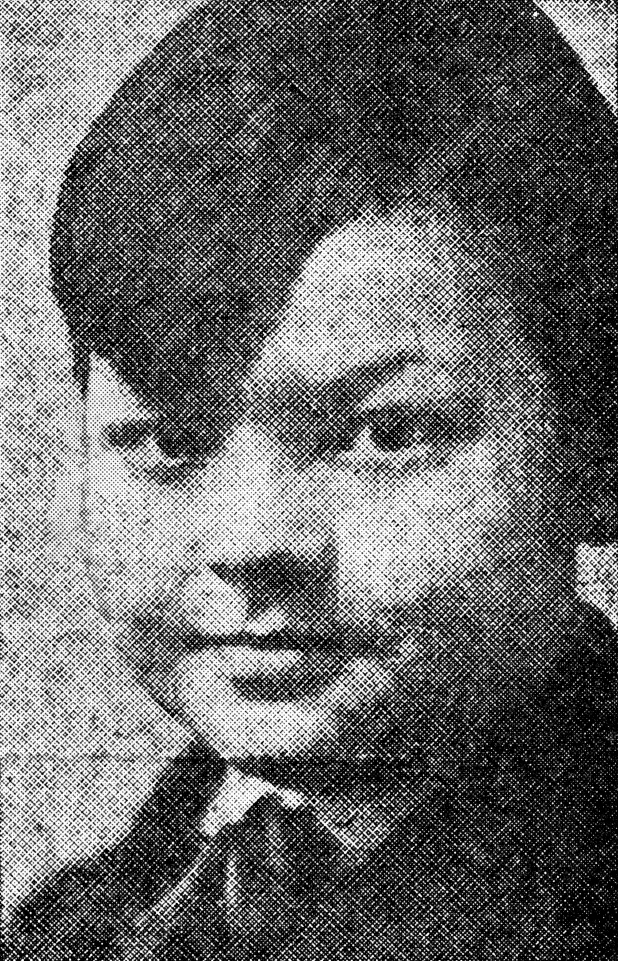
%> input picture Test1.jpg, 1236 x 1922 px (shown at 1/2 size)
$ octave problem_3_1.m   (GNU Octave 9; MATLAB toolbox functions it lacks are replaced by stand-ins)
%> lines starting %> are read from the running program, lines starting %| are printed output that depends on the picture
%> the answer given: Test1.jpg
%> further down, img is the input picture: size 1922x1236x3 uint8; min 0, max 255, mean 105.8
### edge_detection_freq.m
function output_img = edge_detection_freq(img,operator)
%> called with operator = [-1 -2 -1; 0 0 0; 1 2 1]
[M,N] = size(img);
%> M = 1922; N = 1236
fft_img = fft2(img);
padd_operator = padarray(operator,[M-3,N-3],'post');
padd_operator = fft2(padd_operator);
convoluted_img_freq = fft_img.*padd_operator;
convoluted_img = ifft2(convoluted_img_freq);
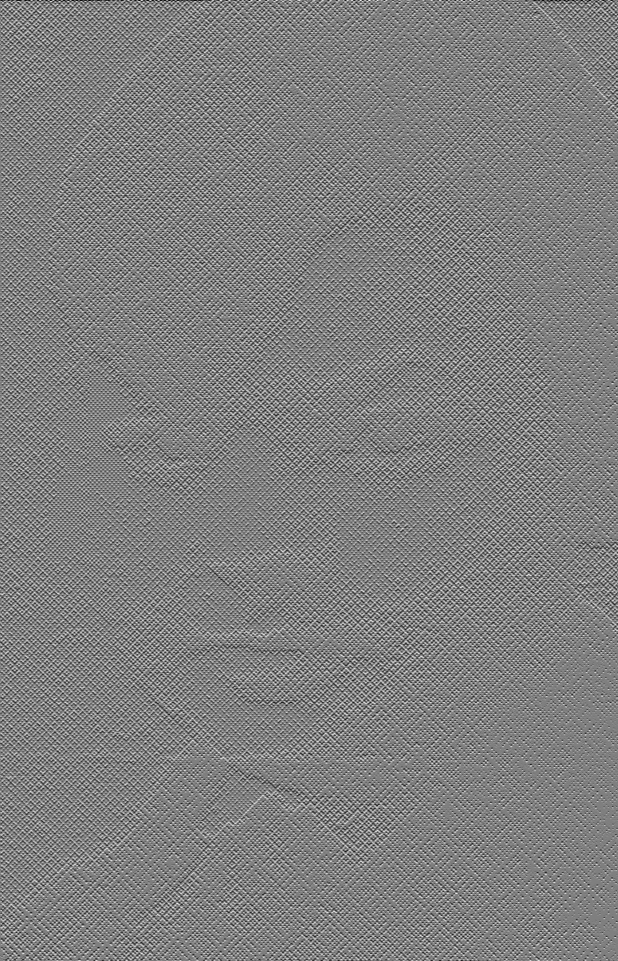
%> convoluted_img: size 1922x1236 double (shown at 1/2 size); min -1020, max 1020, mean 0; drawn with min black and max white
convoluted_img = real(convoluted_img);
maximum = max(convoluted_img(:))
%> maximum = 1020
minimum = min(convoluted_img(:))
%> minimum = -1020
img_new = uint8(zeros(M,N));
img_temp = zeros(M,N);
for r = 1:M
    for s = 1:N
        img_temp(r,s) = (convoluted_img(r,s)-minimum);
    end
end

maximum = maximum - minimum;
%> maximum = 2040

for r = 1:M
    for s = 1:N
        img_new(r,s) = round(img_temp(r,s)*255/maximum);
    end
end

output_img = img_new;
end

### problem_3_1.m
prompt = 'Input filename\n';
Name = input(prompt,'s');
img = imread(Name);
if size(img,3) == 3
    img = rgb2gray(img);
end
% img = im2double(img);
Laplacian = [-1 -2 -1; 0 0 0; 1 2 1];
output = edge_detection_freq(img,Laplacian);
%output = image_convolution_spatial(img,Laplacian);
for r = 1:512
    for s = 1:512
        if output(r,s) <= 135
            output(r,s) = 0;
        else
            output(r,s) = 255;
        end
    end
end
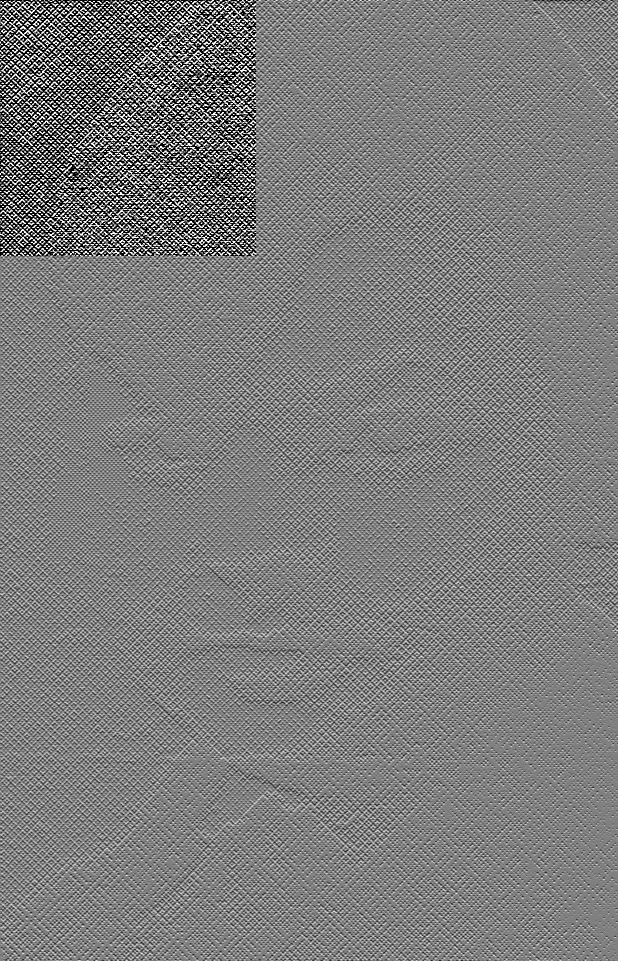
%> output: size 1922x1236 uint8 (shown at 1/2 size); min 0, max 255, mean 124.6
imshow(output);
